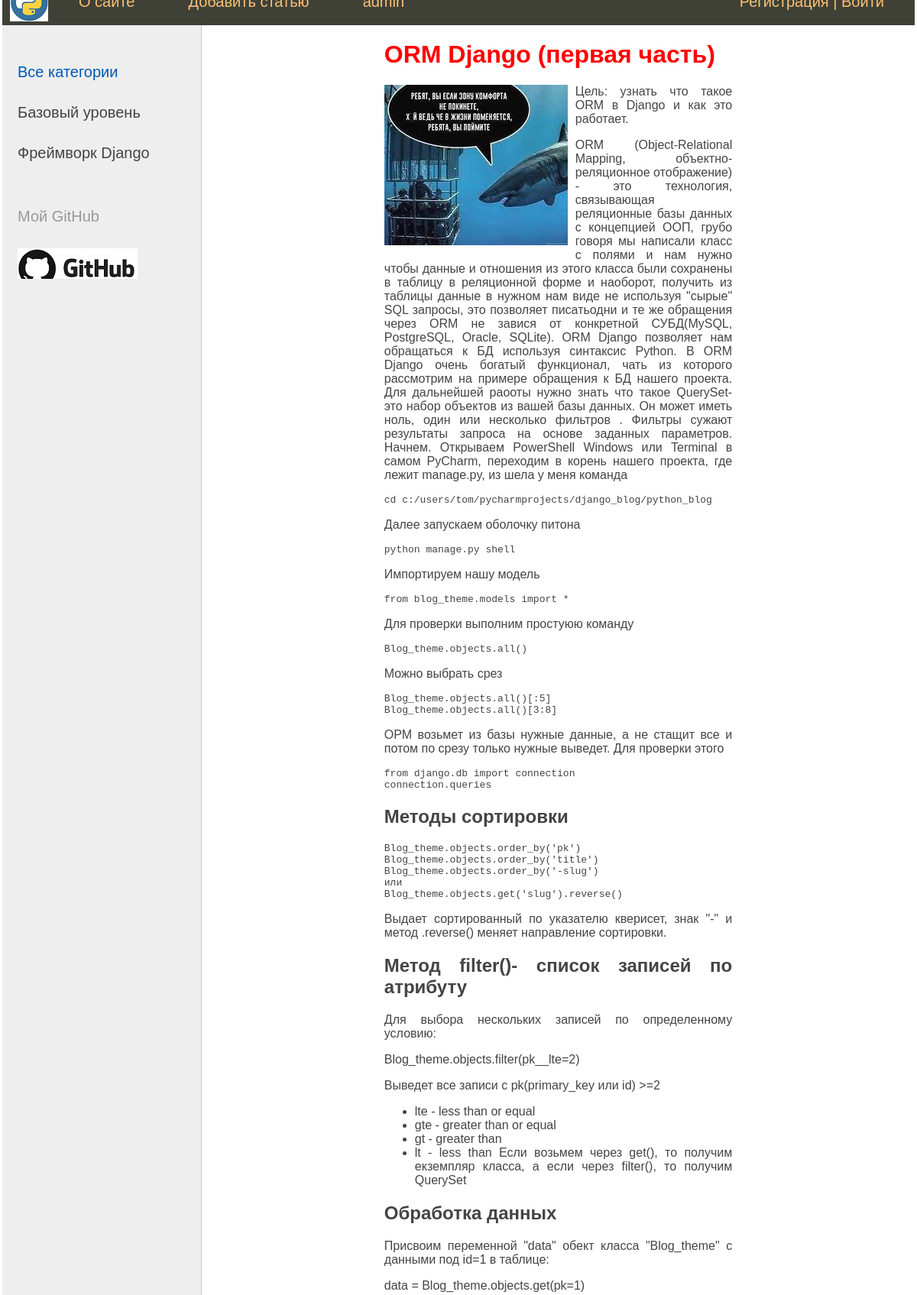
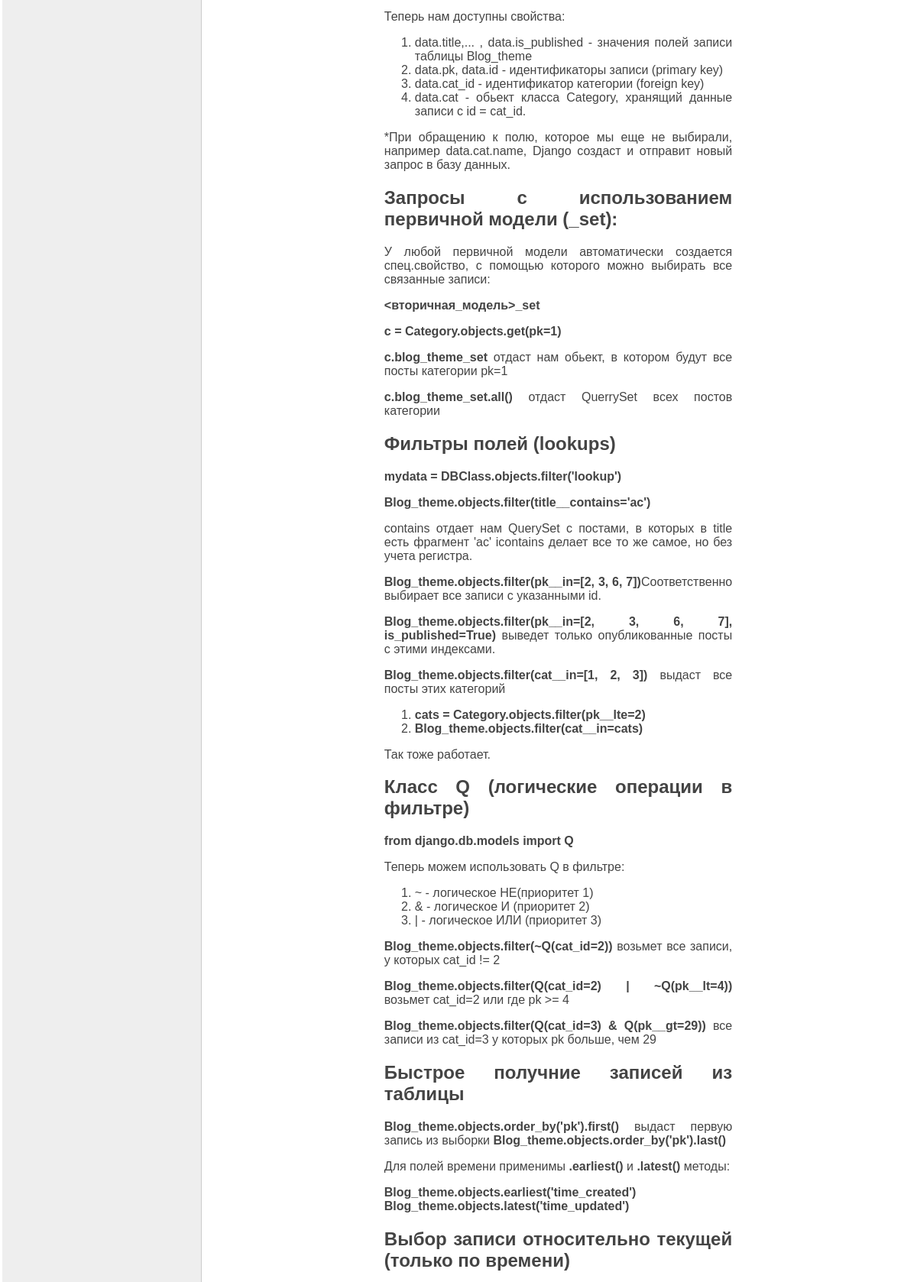
The app's page /post/orm-django-pervaya-chast/ (upper part) with its own data (2 pictures, top to bottom).
### blog_theme/models.py (models this page shows, shortened)
class Category(models.Model):
    name = models.CharField(max_length=100, db_index=True, verbose_name='Раздел')
    slug = models.SlugField(max_length=255, unique=True, db_index=True, verbose_name='URL')
    def __str__(self):
        return self.name
    def get_absolute_url(self):
        return reverse('category', kwargs={'cat_slug': self.slug})
    class Meta:
        verbose_name = 'Раздел:'
        verbose_name_plural = 'Разделы:'
        ordering = ['id']

class Blog_theme(models.Model):
    title = models.CharField(max_length=255, verbose_name='Заголовок')
    slug = models.SlugField(max_length=255, unique=True, db_index=True, verbose_name='URL')
    content = MDTextField()
    photo = models.ImageField(upload_to="photos/%Y/%m/%d", verbose_name='Фото')
    time_created = models.DateTimeField(auto_now_add=True, verbose_name='Создано')
    time_updated = models.DateTimeField(auto_now=True, verbose_name='Изменено')
    is_published = models.BooleanField(default=True, verbose_name='Опубликованно')
    cat = models.ForeignKey('Category', on_delete=models.PROTECT, verbose_name='Раздел')
    def __str__(self):
        return self.title
    class Meta:
        verbose_name = 'Темы:'
        verbose_name_plural = 'Темы:'
        ordering = ['-time_updated', 'title']

### blog_theme/views.py (the view)
# urls.py: path('post/<slug:post_slug>/', ShowPost.as_view(), name='post'),
class ShowPost(DataMixin, DetailView):
    model = Blog_theme
    template_name = 'blog_theme/post.html'
    slug_url_kwarg = 'post_slug'
    context_object_name = 'post'
    def get_context_data(self, *, object_list=None, **kwargs):
        context = super().get_context_data(**kwargs)
        c_def = self.get_user_context(title=context['post'])
        context.update(c_def)
        return context

### blog_theme/templatetags/blog_theme_tags.py (called while the page is built)
@register.simple_tag()
def get_menu():
    menu = [{'title': 'О сайте', 'url_name': 'about'},
            {'title': 'Добавить статью', 'url_name': 'add_page'},
            {'title': 'Обратная связь', 'url_name': 'contact'},
            ]
    return menu

### blog_theme/utils.py (called while the page is built)
    def get_user_context(self, **kwargs):
        context = kwargs
        cats = Category.objects.annotate(Count('blog_theme'))
        print(cats)
        context['cats'] = cats
        if 'cat_selected' not in context:
            context['cat_selected'] = 0
        return context

### blog_theme/templates/blog_theme/post.html
{% extends 'blog_theme/base.html' %}
{% load markdownify %}
{% block content %}
<h1>{{post.title}}</h1>
{% if post.photo %}
<p><img class="img-article-left" src="{{post.photo.url}}"></p>
{% endif %}
{{ post.content|markdownify }}
{% endblock %}

### blog_theme/templates/blog_theme/base.html (shortened to what this page needs)
{% load static %}
{% load blog_theme_tags  %}
<html>
<head>
	<link href="{% static 'blog_theme/css/styles.css' %}" type="text/css"  rel="stylesheet" />
	<link href="{% static 'blog_theme/css/codehilite_styles.css' %}" type="text/css" rel="stylesheet" />
</head>
<body>
<table class="table-page" >
<tr><td>
{% block mainmenu %}
		<div class="header">
			<ul id="mainmenu" class="mainmenu">
			<li class="logo"><a href="{% url 'home' %}"><div class="logo"></div></a></li>
{% get_menu as menu %}
	{% for m in menu %}
    {% if not forloop.last %}
        {% if menu_selected == m.url_name %}
            <li class="selected">{{m.title}}</li>
        {% else %}
            <li><a href="{% url m.url_name %}">{{m.title}}</a></li>
        {% endif %}
    {% endif %}
{% endfor %}
            <li class="last"> <a href="{% url 'register' %}">Регистрация </a>|<a href="{% url 'login' %}"> Войти</a> </li>
			<li><a href="/admin">admin</a></li>
			</ul>
		</div>
{% endblock mainmenu %}
<table class="table-content" border=0 cellpadding="0" cellspacing="0">
<tr>
	<td valign="top" class="left-chapters">
	<ul id="leftchapters">
{% if cat_selected == 0 %}
			<li class="selected">Все категории</li>
{% else %}
			<li><a href="{% url 'home' %}">Все категории</a></li>
{% endif %}
{% for c in cats %}
{% if c.blog_theme__count > 0 %}
	{% if c.slug == cat_selected %}
			<li class="selected">{{c.name}}</li>
	{% else %}
			<li><a href="{{ c.get_absolute_url }}">{{c.name}}</a></li>
	{% endif %}
{% endif %}
{% endfor %}
		<li class="share">
		<p>Мой GitHub</p>
		<a class="share-yt" href="https://github.com/Sarge322" target="_blank" rel="nofollow"></a>
		</li>
	</ul>
</td>
<td valign="top" class="content">
	<div>
{% block content %}
{% endblock %}
	</div>
</td></tr></table>
</td></tr>
</table>
</body>
</html>

### blog_theme/static/blog_theme/css/styles.css (style rules this page uses)
html, body { font-family: 'Arial'; margin: 0; padding: 0; height: 100%; width: 100%; color: #444; }
h1 { color: red; }
a { color: #0059b2; text-decoration: none; }
img { max-width: 600px; height: auto; }
img.img-article-left { max-width: 300px; height: auto; float: left; padding: 0 10px 10px 0; }
.table-page { width: 100%; height: 100%; vertical-align: top; }
.table-page tr { height: 100%; }
.header { background: #3F4137; height: 60px; }
.logo { background: url('../images/logo.png') no-repeat 10px 5px; width: 70px; height: 60px; }
ul.mainmenu { list-style: none; margin: 0; padding: 0; height: 60px; color: #fdc073; font-size: 20px; overflow: hidden; }
ul.mainmenu li { float: left; margin: 18px 40px 0 30px; }
ul.mainmenu li.logo { margin: 0; }
ul.mainmenu li.last { float: right; }
ul.mainmenu li a { color: #fdc073; text-decoration: none; }
.table-content { width: 100%; min-height: 100%; height: 100%; }
.left-chapters { margin: 0; background: #eee; border-right: 1px solid #ccc; min-height: 100%; }
.left-chapters ul { width: 230px; min-height: 100%; margin: 0; padding: 20px 10px 10px 20px; list-style: none; font-size: 20px; }
.left-chapters ul li { margin: 30px 0 0 0; color: #999; }
.left-chapters ul li.selected { color: #0059b2; }
.left-chapters ul li a { color: #444; text-decoration: none; }
.left-chapters ul li.share { margin: 60px 0 0 0; }
.left-chapters ul li.share p { margin: 30px 0 30px 0; }
.left-chapters ul li.share a { display: inline-block; width: 40px; height: 40px; margin: 0 20px 0 0; }
.left-chapters ul li.share a.share-yt { width: 100%; height: 40px; background: url('../images/share_yt.jpg') no-repeat 0 0 }
.content { padding: 20px 20% 20px 20%; width: 100%; text-align: justify; box-sizing: border-box; }

### records on screen
Category: name "Базовый уровень"
Category: name "Фреймворк Django"
Blog_theme: title "ORM Django (первая часть)", photo (picture), content "Цель: узнать что такое ORM в Django и как это работает. ORM (Object-Relational Mapping, объектно-реляционное отображение) - это технология, связывающая реляционные базы данных с концепцией ООП, грубо говоря мы написали класс с полями и нам нужно чтобы данные и отношения из этого класса были сохранены в таблицу в реляционной форме и наоборот, получить из таблицы данные в нужном нам виде не используя \"сырые\" SQL запросы, это позволяет писатьодни и те же обращения через ORM не завися от конкретной СУБД(MySQL, PostgreSQL, Oracle, SQLite). ORM Django позволяет нам обращаться к БД используя синтаксис Python. В ORM Django очень богатый функционал, чать из которого рассмотрим на примере обращения к…"
